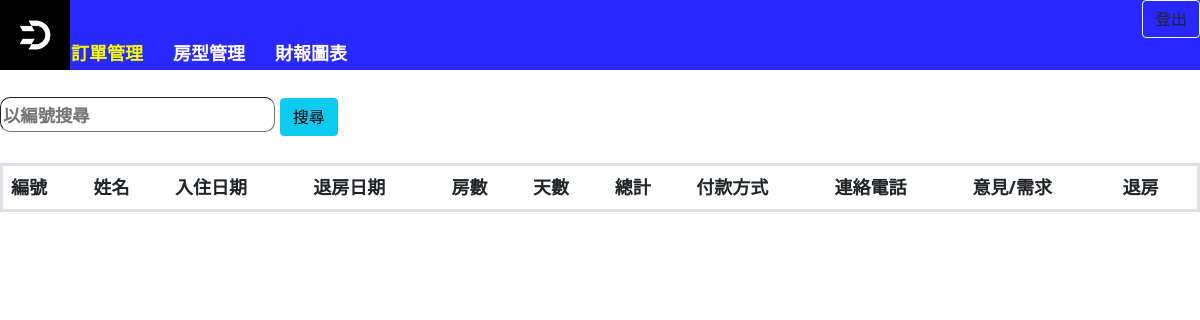
Before: /master/dm.php with the older database file.
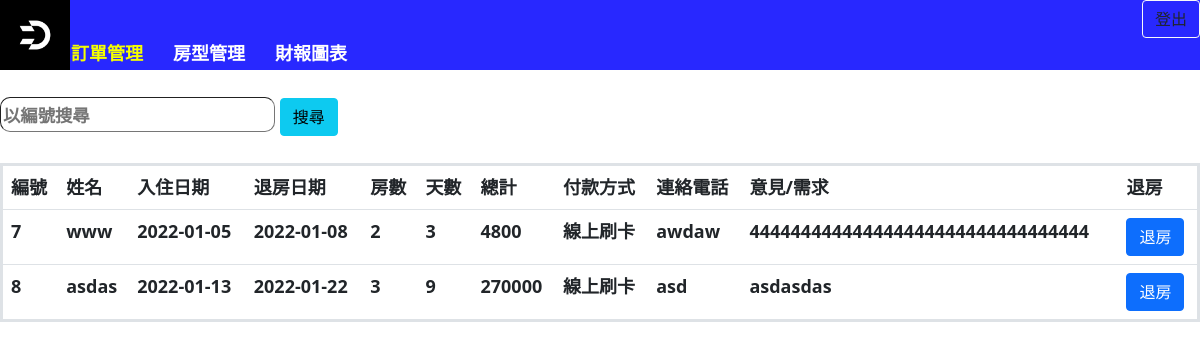
After: the same page with the newer database file.
### tables this page shows
CREATE TABLE `res` (
  `id` int(100) NOT NULL,
  `roomid` int(100) NOT NULL,
  `d1` varchar(100) NOT NULL,
  `d2` varchar(100) NOT NULL,
  `na` varchar(100) NOT NULL,
  `ph` varchar(100) NOT NULL,
  `lo` varchar(100) NOT NULL,
  `sex` varchar(100) NOT NULL,
  `iid` varchar(100) NOT NULL,
  `p` int(100) NOT NULL,
  `pay` varchar(100) NOT NULL,
  `da` int(100) NOT NULL,
  `uid` int(100) NOT NULL,
  `op` varchar(100) NOT NULL,
  `c` int(100) NOT NULL,
  `em` varchar(100) NOT NULL
);

### master/dm.php (the view, shortened to what this page needs)
<?php
    include "../conn.php";
?>
<!DOCTYPE html>
<html lang="en">
<head>
    <link href="../jquery-ui-1.13.0/jquery-ui.css" rel="stylesheet">
    <link rel="stylesheet" href="https://cdn.staticfile.org/twitter-bootstrap/5.1.1/css/bootstrap.min.css">
    </head>
<body bgcolor="#80FFFF">
        <div id="t" style="background-color: #2828FF;display: block;height:70px;">
            <span style="float:right;"><button class="btn btn-outline-light text-dark" onclick="location.href='../logout.php'">登出</button></span>
            <img src='../aaa.ico' width="70px" height="70px">
            <ul id="t" style="font-size: 0;position: absolute;top:25px;left:2%;">
                <li><a href="dm.php" style="color:#F6FF00">訂單管理</a></li>
                <li><a href="rm.php">房型管理</a></li>
                <li><a href="gm.php">財報圖表</a></li>
            </ul>
        </div>
        <br>
        <div>
            <form action="" method="POST">
                <input class="a" name="search_id" type="text" placeholder="以編號搜尋">
                <input class="btn btn-info" name="sear" type=submit value="搜尋">
            </form>
        </div>
        <br>
        <table class="table">
        <tr>
            <td>編號</td>
            <td>姓名</td>
            <td>入住日期</td>
            <td>退房日期</td>
            <td>房數</td>
            <td>天數</td>
            <td>總計</td>
            <td>付款方式</td>
            <td>連絡電話</td>
            <td>意見/需求</td>
            <td>退房</td>
        </tr>
        <?php
            if(isset($_POST['sear']) && $_POST['search_id']!=""){
                $resid=$_POST['search_id'];
                $q="SELECT * FROM res WHERE `id`='$resid'";
                $ans=mysqli_query($db,$q);
            }
            else{
                $q="SELECT * FROM res";
                $ans=mysqli_query($db,$q);
            }
           while($row=mysqli_fetch_assoc($ans)){
            echo "<tr>";
            echo "<td>".$row['id']."</td>";
            echo "<td>".$row['na']."</td>";
            echo "<td>".$row['d1']."</td>";
            echo "<td>".$row['d2']."</td>";
            echo "<td>".$row['c']."</td>";
            echo "<td>".$row['da']."</td>";
            echo "<td>".$row['p']."</td>";
            echo "<td>".$row['pay']."</td>";
            echo "<td>".$row['ph']."</td>";
            echo "<td>".$row['op']."</td>";
            echo "<td><button class='btn btn-primary' onclick='dele(".$row['id'].")'>退房</button></td>";
            echo "</tr>";
        }
        ?>
        </table>
</body>
</html>

Changed rows visible on the page:
added res: id "7", na "www", d1 "2022-01-05", d2 "2022-01-08", c "2", da "3", p "4800", pay "線上刷卡", ph "awdaw", op "444444444444444444444444444444444"
added res: id "8", na "asdas", d1 "2022-01-13", d2 "2022-01-22", c "3", da "9", p "270000", pay "線上刷卡", ph "asd", op "asdasdas"
